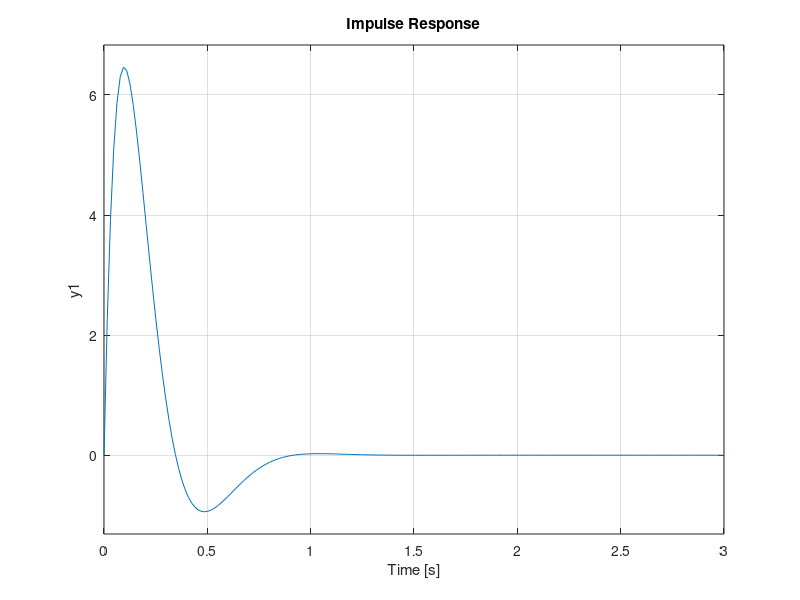
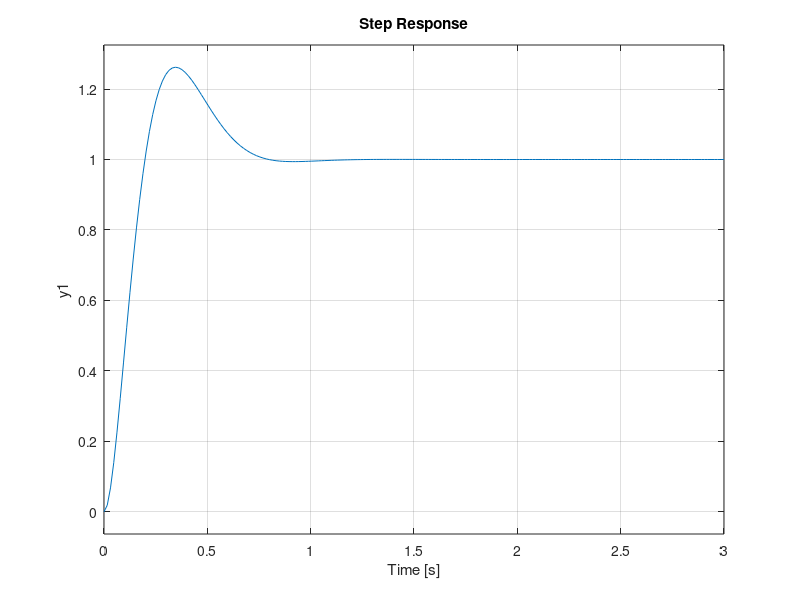

These figures' MATLAB source, in order:
% Analise da estabilidade de G(s) variando K.
clear all
close all
clc

s = tf([1 0] , [1]);

% Funcao de transferencia da planta.
G = 1/(s^2*(s+1));

% Ganho do controlador.
Kc = 32.9;

% Controlador.
C = Kc*s*(0.25*s+1)/(0.05*s+1);

% Funcao de transferencia em malha fechada.
FTMF = G*C/(1+G*C);

% Resposta ao impulso.
impulse(FTMF,3)

% Resposta ao degrau.
figure
step(FTMF,3)
